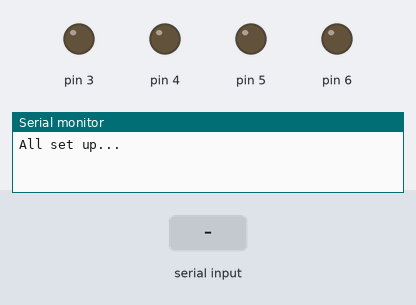
Simulated run of this sketch. Board: Arduino Nano, built with avr-gcc and run on an emulated ATmega328P. Shown: output pins drawn as LEDs (lit = HIGH), the last lines printed to the serial monitor. The inputs (shaded band) are chosen by the test bench.

Above: at 1.2 s.
1.3 s: "1" received over Serial
At 2.5 s:
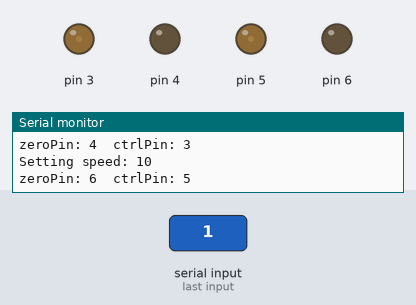
2.8 s: "1" received over the second serial link
At 4.0 s:
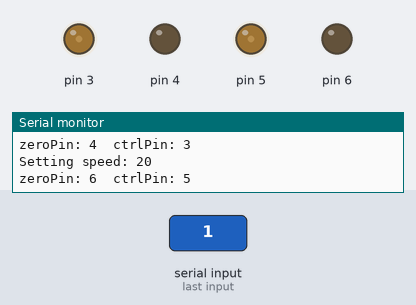
4.3 s: "1" received over Serial
At 4.7 s:
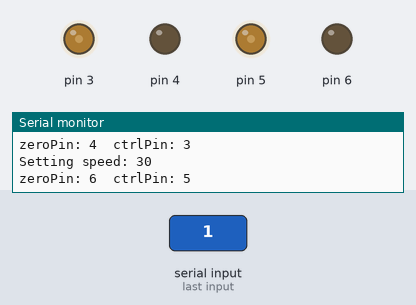
Timing chart, 0 to 7.3 s (numbered marks = the images above; inputs shaded):
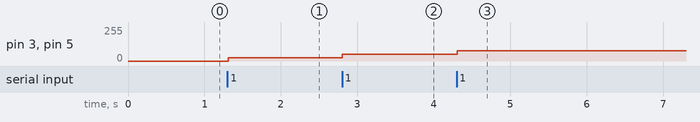

The sketch:

cybot.ino
```cpp
#include <SoftwareSerial.h>
#include <SoftPWM.h>
#include <Streaming.h>
#include <stdint.h>


class HBridge {
    private:
        uint8_t _pinF;  // Forward pin
        uint8_t _pinR;  // Reverse pin
        // Speed as a percentage of full power. Positive if forward, negative backwards.
        int8_t _speed;
        // The minimum percentage of full speed at which the motor will stall.
        // This will be dependant on factors such as the motor itself, the
        // load, the state of the batteries if this is the power source, etc.
        uint8_t _stallSpeed;
        // The minimum percentage of full speed needed to start the motor
        // moving from stand still. As for _stallSpeed, this value also depends
        // on the motor, load and battery state. When starting the motor from
        // stand still, and the desired speed is less than _startSpeed, the
        // speed will initially be set to this speed to get the motor going,
        // and after _startTime, will be reset to the desired speed.
        uint8_t _startSpeed;
        // The amount of time to allow the motor to run at _startSpeed before
        // switching to a lower speed if it was started from stand still to a
        // speed less than _startSpeed.
        uint8_t _startTime;
    public:
        HBridge(uint8_t pFwd, uint8_t pRev) : _pinF(pFwd), _pinR(pRev), _speed(0) {stop();};
        void setSpeed(int8_t s);
        int8_t getSpeed() { return _speed; };
        void stop() {setSpeed(0); };
};

/**
 * Set the rotation speed as a percentage of full speed, with 100% being full
 * speed forward, and -100% being full speed reverse.
 *
 * @param s: speed percentage of 100%
 */
void HBridge::setSpeed(int8_t s) {
    // Validate the speed
    if(s<-100 || s>100) {
        Serial << "Invalid speed: " << s << endl;
        // We ignore it for now.
        return;
    }
    // Save the speed
    _speed = s;
    Serial << "Setting speed: " << s << endl;

    // One of the pins needs to turned off (set to zero) depending on the direction
    uint8_t zeroPin = _speed<0 ? _pinF : _pinR;
    // The other pin will be the control pin
    uint8_t ctrlPin = _speed<0 ? _pinR : _pinF;
    Serial << "zeroPin: " << zeroPin << "  ctrlPin: " << ctrlPin << endl;

    // Set the pins, making sure to ALWAYS set the zero pin first to make
    // *SURE* we never have a situation where both forward and reverse pins are
    // high, which would destroy the H-Bridge!
    SoftPWMSet(zeroPin, 0);
    // Now we can set the PWM duty cycle on the control pin
    SoftPWMSetPercent(ctrlPin, abs(s));
}

#define C_FWD 'w'
#define C_REV 'z'
#define C_LFT 'a'
#define C_RGT 's'
#define C_STP 'h'
#define C_SUP '1'   // Speed up
#define C_SDN '6'   // Slow down

SoftwareSerial bt(12, 11); //Bluetooth pins RX and TX connected to 0 and 1 on arduino nano
HBridge leftWheel(3, 4);
HBridge rightWheel(5, 6);

char checkControl() {
    if(Serial.available()) {
        return Serial.read();
    }
    if(bt.available()) {
        return bt.read();
    }

    return 0;
}

void setup() {
    SoftPWMBegin();
    Serial.begin(115200);
    bt.begin(9600);

    Serial << "All set up...\n";
}


void loop() {
    char c = checkControl();
    int8_t currSpeed = leftWheel.getSpeed();
    int8_t dir = currSpeed<0 ? -1 : 1;
    int8_t absSpeed = abs(currSpeed);
    int8_t newSpeed = currSpeed;

    if(c) {
        Serial << "cmd: " << c << " - " << _HEX(c) << endl;
        //Serial << "cmd: " << ord(c) << endl;
        //Serial.println(c, HEX);

    }

    switch(c) {
        case C_FWD:
            newSpeed = absSpeed;
            break;
        case C_REV:
            newSpeed = -absSpeed;
            break;
        case C_LFT:
        case C_RGT:
        case C_STP:
            newSpeed = 0;
            break;
        case C_SUP:
            newSpeed = (absSpeed+10)*dir;
            break;
        case C_SDN:
            newSpeed = (absSpeed-10)*dir;
            break;
    }

    if(newSpeed != currSpeed) {
        Serial << "Speed: " << newSpeed << endl;
        leftWheel.setSpeed(newSpeed);
        rightWheel.setSpeed(newSpeed);
    }

}
```

Measured:
- after the input at 1.3 s, pin 3, pin 5: 0/255 → 25/255 at once
- after the input at 2.8 s, pin 3, pin 5: 25/255 → 51/255 at once
- after the input at 4.3 s, pin 3, pin 5: 51/255 → 76/255 at once
